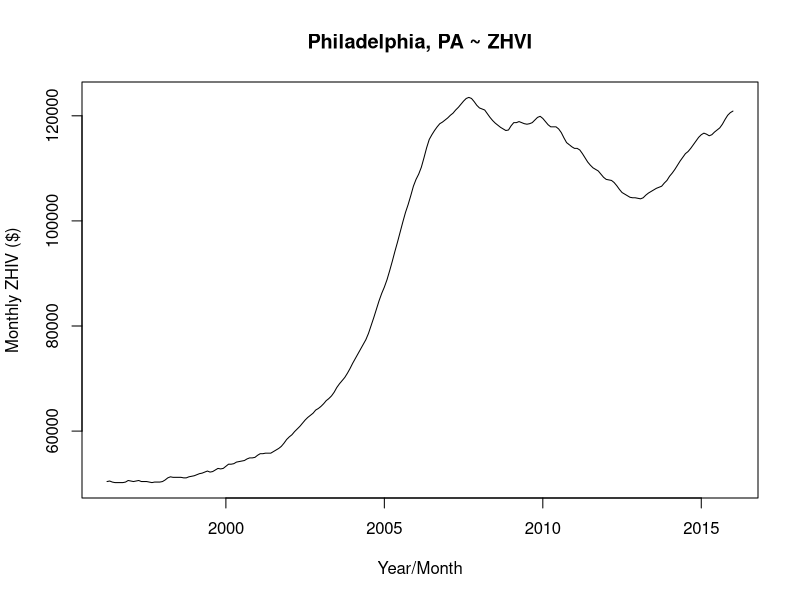
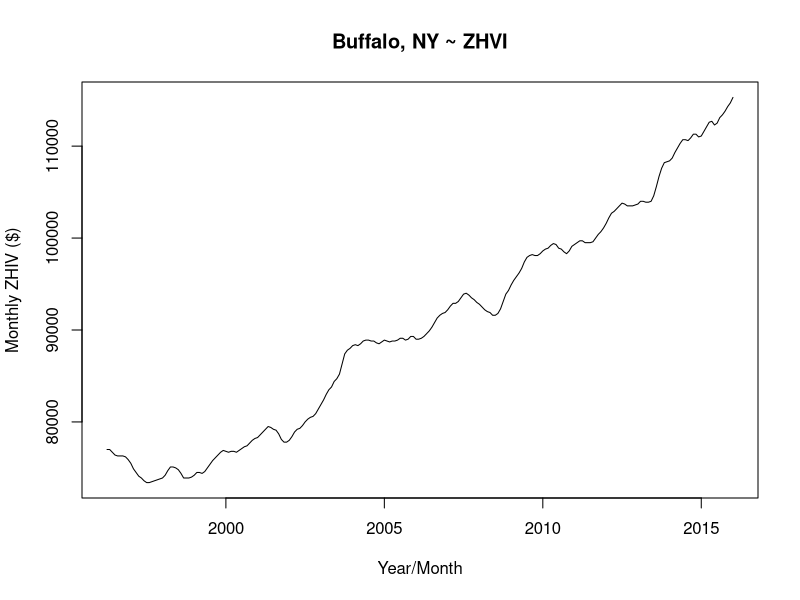
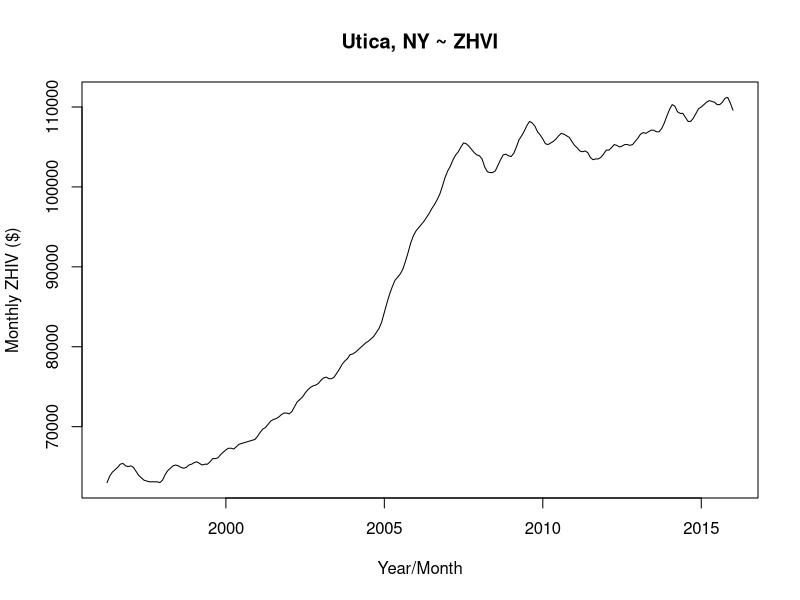
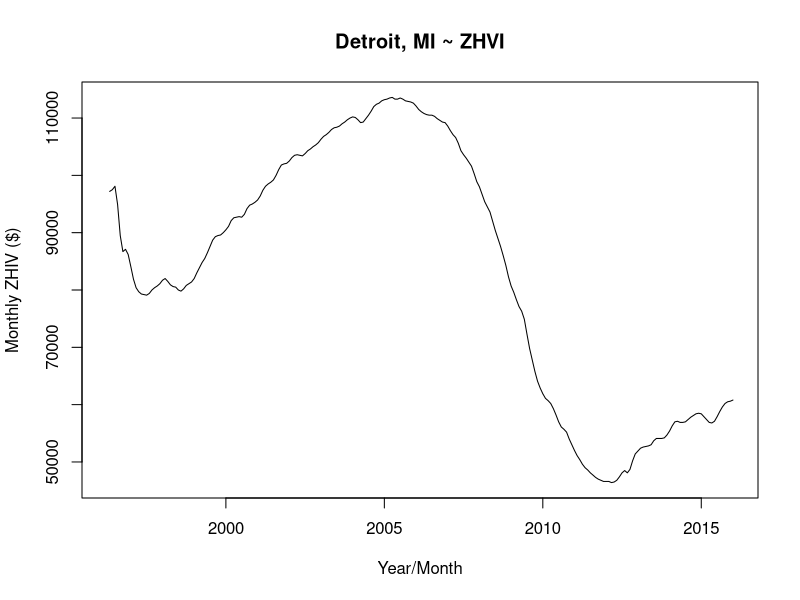
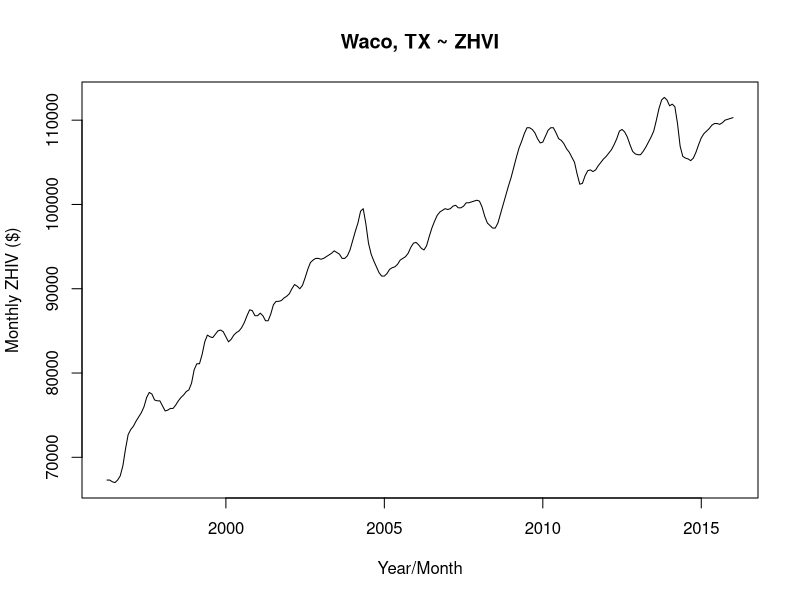

Here is the R script that generated these plots, in order:
## exploring Zillow's monthly ZHVI Housing Values Index

zhvi <- read.csv("County_Zhvi_AllHomes.csv",header=TRUE,sep=",")

## Data is pretty clean
## Adding FIPS-standardized county names, based on fipstate and fipscty codes

counties <- as.data.frame(read.delim("counties.txt",header = TRUE,","),row.names=NULL)

# re-name fip metrics to make Merging easier
colnames(zhvi)[5] <- "fipstate"
colnames(zhvi)[6] <- "fipscty"

zhvi <- merge(zhvi, counties, by = c("fipstate","fipscty"),all.X=TRUE)

# re-order to bring county name left
zhvi <- zhvi[,c(1,2,246,3:245)]
colnames(zhvi)[3] <- "County Name, State"

write.csv(x=zhvi,file="ZHVI_by_county_by_month.csv",row.names = FALSE)

# create some time-series plots for ZHVI movement

# look at April 1996 to January 2016 for Philadelphia ~ RegionID 3175
require(graphics)

#philly
philly <- unlist(subset(zhvi,subset = zhvi$RegionID == 3175)[9:246])
phillyTS <- ts(philly, start=c(1996,4),end=c(2016,1),frequency = 12)
plot(phillyTS, 
     xlab="Year/Month",
     ylab="Monthly ZHIV ($)",
     main = "Philadelphia, PA ~ ZHVI")

#buffalo
buffalo <- unlist(subset(zhvi,subset=zhvi$RegionID == 1946)[9:246])
buffaloTS <- ts(buffalo, start = c(1996,4),end=c(2016,1),frequency = 12)
plot(buffaloTS, 
     xlab="Year/Month",
     ylab="Monthly ZHIV ($)",
     main = "Buffalo, NY ~ ZHVI")

#utica
utica <- unlist(subset(zhvi,subset=zhvi$RegionID == 1283)[9:246])
uticaTS <- ts(utica, start = c(1996,4),end=c(2016,1),frequency = 12)
plot(uticaTS, 
     xlab="Year/Month",
     ylab="Monthly ZHIV ($)",
     main = "Utica, NY ~ ZHVI")

#detroit
detroit <- unlist(subset(zhvi,subset=zhvi$RegionID == 791)[9:246])
detroitTS <- ts(detroit, start = c(1996,4),end=c(2016,1),frequency = 12)
plot(detroitTS, 
     xlab="Year/Month",
     ylab="Monthly ZHIV ($)",
     main = "Detroit, MI ~ ZHVI")

#waco
waco <- unlist(subset(zhvi,subset=zhvi$RegionID == 2429)[9:246])
wacoTS <- ts(waco, start = c(1996,4),end=c(2016,1),frequency = 12)
plot(wacoTS, 
     xlab="Year/Month",
     ylab="Monthly ZHIV ($)",
     main = "Waco, TX ~ ZHVI")


